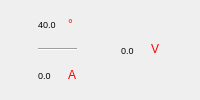
          <widget class="QWidget" name="widget_joint3_state" native="true">
           <property name="sizePolicy">
            <sizepolicy hsizetype="Fixed" vsizetype="Fixed">
             <horstretch>0</horstretch>
             <verstretch>0</verstretch>
            </sizepolicy>
           </property>
           <property name="minimumSize">
            <size>
             <width>85</width>
             <height>36</height>
            </size>
           </property>
           <property name="maximumSize">
            <size>
             <width>16777215</width>
             <height>16777215</height>
            </size>
           </property>
           <layout class="QHBoxLayout" name="horizontalLayout_30">
            <property name="spacing">
             <number>6</number>
            </property>
            <property name="leftMargin">
             <number>0</number>
            </property>
            <property name="topMargin">
             <number>0</number>
            </property>
            <property name="rightMargin">
             <number>0</number>
            </property>
            <property name="bottomMargin">
             <number>0</number>
            </property>
            <item>
             <layout class="QVBoxLayout" name="verticalLayout_31">
              <property name="spacing">
               <number>0</number>
              </property>
              <property name="rightMargin">
               <number>0</number>
              </property>
              <item>
               <layout class="QHBoxLayout" name="horizontalLayout_31">
                <property name="spacing">
                 <number>0</number>
                </property>
                <item>
                 <widget class="QLabel" name="label_joint3_temperature">
                  <property name="minimumSize">
                   <size>
                    <width>30</width>
                    <height>14</height>
                   </size>
                  </property>
                  <property name="maximumSize">
                   <size>
                    <width>30</width>
                    <height>14</height>
                   </size>
                  </property>
                  <property name="font">
                   <font>
                    <pointsize>7</pointsize>
                   </font>
                  </property>
                  <property name="text">
                   <string>40.0</string>
                  </property>
                 </widget>
                </item>
                <item>
                 <widget class="QLabel" name="label_33">
                  <property name="sizePolicy">
                   <sizepolicy hsizetype="Fixed" vsizetype="Preferred">
                    <horstretch>0</horstretch>
                    <verstretch>0</verstretch>
                   </sizepolicy>
                  </property>
                  <property name="minimumSize">
                   <size>
                    <width>9</width>
                    <height>14</height>
                   </size>
                  </property>
                  <property name="maximumSize">
                   <size>
                    <width>9</width>
                    <height>14</height>
                   </size>
                  </property>
                  <property name="font">
                   <font>
                    <pointsize>9</pointsize>
                   </font>
                  </property>
                  <property name="text">
                   <string>&lt;html&gt;&lt;head/&gt;&lt;body&gt;&lt;p&gt;&lt;span style=&quot; color:#ff0000;&quot;&gt;°&lt;/span&gt;&lt;/p&gt;&lt;/body&gt;&lt;/html&gt;</string>
                  </property>
                 </widget>
                </item>
               </layout>
              </item>
              <item>
               <widget class="Line" name="line_24">
                <property name="maximumSize">
                 <size>
                  <width>16777215</width>
                  <height>16777215</height>
                 </size>
                </property>
                <property name="orientation">
                 <enum>Qt::Horizontal</enum>
                </property>
               </widget>
              </item>
              <item>
               <layout class="QHBoxLayout" name="horizontalLayout_32">
                <property name="spacing">
                 <number>0</number>
                </property>
                <item>
                 <widget class="QLabel" name="label_joint3_current">
                  <property name="minimumSize">
                   <size>
                    <width>30</width>
                    <height>14</height>
                   </size>
                  </property>
                  <property name="maximumSize">
                   <size>
                    <width>30</width>
                    <height>14</height>
                   </size>
                  </property>
                  <property name="font">
                   <font>
                    <pointsize>7</pointsize>
                   </font>
                  </property>
                  <property name="text">
                   <string>0.0</string>
                  </property>
                 </widget>
                </item>
                <item>
                 <widget class="QLabel" name="label_34">
                  <property name="sizePolicy">
                   <sizepolicy hsizetype="Fixed" vsizetype="Preferred">
                    <horstretch>0</horstretch>
                    <verstretch>0</verstretch>
                   </sizepolicy>
                  </property>
                  <property name="minimumSize">
                   <size>
                    <width>9</width>
                    <height>14</height>
                   </size>
                  </property>
                  <property name="maximumSize">
                   <size>
                    <width>9</width>
                    <height>14</height>
                   </size>
                  </property>
                  <property name="font">
                   <font>
                    <pointsize>9</pointsize>
                   </font>
                  </property>
                  <property name="text">
                   <string>&lt;html&gt;&lt;head/&gt;&lt;body&gt;&lt;p&gt;&lt;span style=&quot; color:#ff0000;&quot;&gt;A&lt;/span&gt;&lt;/p&gt;&lt;/body&gt;&lt;/html&gt;</string>
                  </property>
                 </widget>
                </item>
               </layout>
              </item>
             </layout>
            </item>
            <item>
             <layout class="QHBoxLayout" name="horizontalLayout_33">
              <property name="spacing">
               <number>0</number>
              </property>
              <item>
               <widget class="QLabel" name="label_joint3_voltage">
                <property name="minimumSize">
                 <size>
                  <width>30</width>
                  <height>36</height>
                 </size>
                </property>
                <property name="maximumSize">
                 <size>
                  <width>30</width>
                  <height>36</height>
                 </size>
                </property>
                <property name="font">
                 <font>
                  <pointsize>7</pointsize>
                 </font>
                </property>
                <property name="text">
                 <string>0.0</string>
                </property>
               </widget>
              </item>
              <item>
               <widget class="QLabel" name="label_35">
                <property name="sizePolicy">
                 <sizepolicy hsizetype="Fixed" vsizetype="Preferred">
                  <horstretch>0</horstretch>
                  <verstretch>0</verstretch>
                 </sizepolicy>
                </property>
                <property name="minimumSize">
                 <size>
                  <width>9</width>
                  <height>25</height>
                 </size>
                </property>
                <property name="maximumSize">
                 <size>
                  <width>9</width>
                  <height>25</height>
                 </size>
                </property>
                <property name="font">
                 <font>
                  <pointsize>9</pointsize>
                 </font>
                </property>
                <property name="text">
                 <string>&lt;html&gt;&lt;head/&gt;&lt;body&gt;&lt;p&gt;&lt;span style=&quot; color:#ff0000;&quot;&gt;V&lt;/span&gt;&lt;/p&gt;&lt;/body&gt;&lt;/html&gt;</string>
                </property>
               </widget>
              </item>
             </layout>
            </item>
           </layout>
          </widget>
